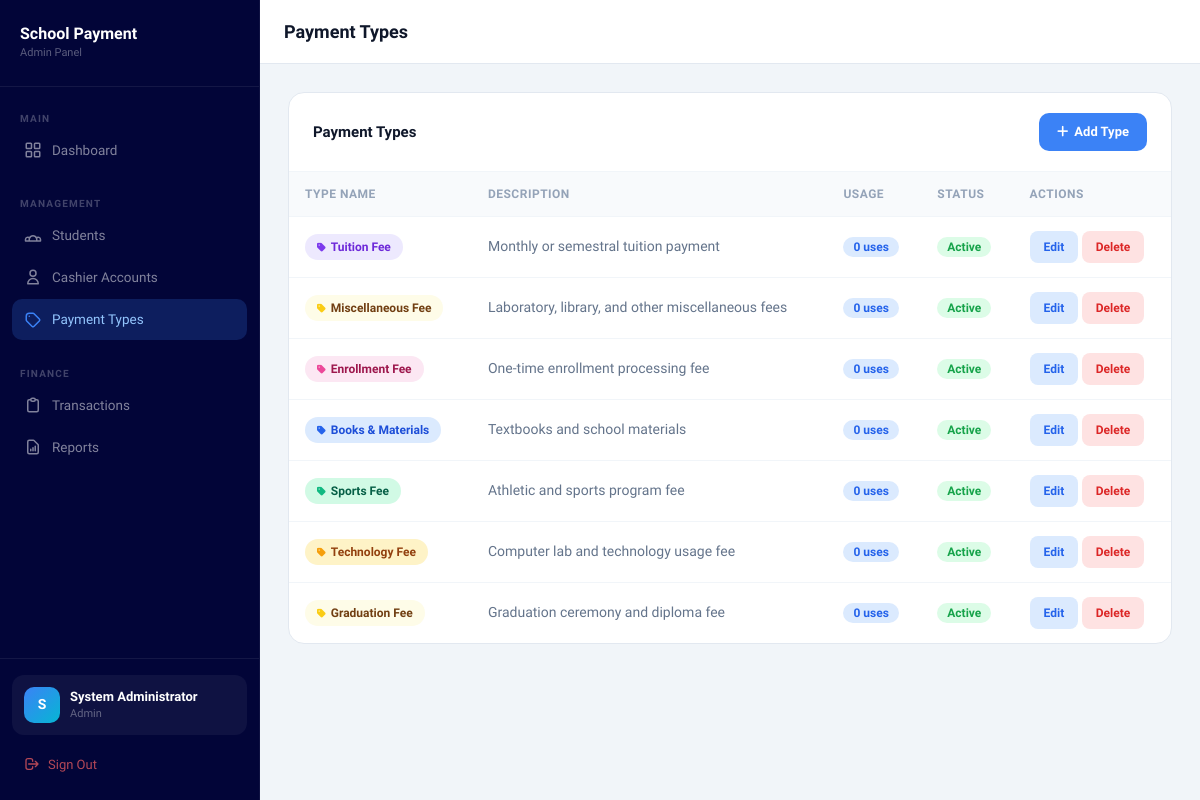
Screenshot of /admin/payment_types.php (signed in) with the database file from the repository.
### tables this page shows
CREATE TABLE IF NOT EXISTS payment_types (
    id INT AUTO_INCREMENT PRIMARY KEY,
    type_name VARCHAR(100) NOT NULL,
    description TEXT,
    status ENUM('active', 'inactive') DEFAULT 'active',
    created_at DATETIME DEFAULT CURRENT_TIMESTAMP
);

### admin/payment_types.php (the view, shortened to what this page needs)
<?php
require_once '../includes/db.php';
$page_title  = 'Payment Types';
$active_page = 'payment_types';
$types = $conn->query("SELECT pt.*, COUNT(t.id) as usage_count FROM payment_types pt LEFT JOIN transactions t ON t.payment_type_id = pt.id GROUP BY pt.id ORDER BY pt.created_at DESC");
$type_colors = [
    'Tuition Fee'       => ['bg'=>'#ede9fe','text'=>'#6d28d9','icon'=>'#7c3aed'],
    'Books & Materials' => ['bg'=>'#dbeafe','text'=>'#1d4ed8','icon'=>'#2563eb'],
    'Sports Fee'        => ['bg'=>'#d1fae5','text'=>'#065f46','icon'=>'#10b981'],
    'Technology Fee'    => ['bg'=>'#fef3c7','text'=>'#92400e','icon'=>'#f59e0b'],
    'Enrollment Fee'    => ['bg'=>'#fce7f3','text'=>'#9d174d','icon'=>'#ec4899'],
    'Miscellaneous'     => ['bg'=>'#e0f2fe','text'=>'#0369a1','icon'=>'#0ea5e9'],
    'Laboratory Fee'    => ['bg'=>'#fff1f2','text'=>'#9f1239','icon'=>'#f43f5e'],
    'Library Fee'       => ['bg'=>'#f0fdf4','text'=>'#14532d','icon'=>'#22c55e'],
    'Uniform Fee'       => ['bg'=>'#fff7ed','text'=>'#9a3412','icon'=>'#f97316'],
    'ID Fee'            => ['bg'=>'#f8fafc','text'=>'#334155','icon'=>'#64748b'],
];
$fallback_colors = [
    ['bg'=>'#f3e8ff','text'=>'#6b21a8','icon'=>'#a855f7'],
    ['bg'=>'#ffedd5','text'=>'#9a3412','icon'=>'#f97316'],
    ['bg'=>'#ecfdf5','text'=>'#065f46','icon'=>'#34d399'],
    ['bg'=>'#fdf2f8','text'=>'#831843','icon'=>'#e879f9'],
    ['bg'=>'#eff6ff','text'=>'#1e40af','icon'=>'#60a5fa'],
    ['bg'=>'#fefce8','text'=>'#713f12','icon'=>'#facc15'],
];
function getTypeColor($type_name, $type_colors, $fallback_colors) {
    if (isset($type_colors[$type_name])) return $type_colors[$type_name];
    return $fallback_colors[abs(crc32($type_name)) % count($fallback_colors)];
}
include 'layout_header.php';
?>
<div class="card">
    <div style="padding:20px 24px; border-bottom:1px solid #f1f5f9; display:flex; justify-content:space-between; align-items:center;">
        <h3 style="font-size:15px; font-weight:700; color:#0f172a; margin:0;">Payment Types</h3>
        <button class="btn-primary" onclick="openModal('addModal')">
            <i class="fa-solid fa-plus"></i> Add Type
        </button>
    </div>
    <div style="overflow-x:auto;">
        <table>
            <thead class="table-header">
                <tr>
                    <th>Type Name</th>
                    <th>Description</th>
                    <th>Usage</th>
                    <th>Status</th>
                    <th>Actions</th>
                </tr>
            </thead>
            <tbody>
                <?php while ($t = $types->fetch_assoc()):
                    $c = getTypeColor($t['type_name'], $type_colors, $fallback_colors);
                ?>
                <tr>
                    <td>
                        <span style="background:<?= $c['bg'] ?>; color:<?= $c['text'] ?>; padding:4px 12px; border-radius:20px; font-size:12px; font-weight:600; display:inline-flex; align-items:center; gap:5px; white-space:nowrap;">
                            <i class="fa-solid fa-tag" style="color:<?= $c['icon'] ?>; font-size:10px;"></i>
                            <?= htmlspecialchars($t['type_name']) ?>
                        </span>
                    </td>
                    <td style="color:#64748b;"><?= htmlspecialchars($t['description']) ?></td>
                    <td><span class="badge badge-info"><?= $t['usage_count'] ?> uses</span></td>
                    <td><span class="badge badge-<?= $t['status']==='active' ? 'success' : 'danger' ?>"><?= ucfirst($t['status']) ?></span></td>
                    <td>
                        <button class="btn-edit" onclick="editType(<?= htmlspecialchars(json_encode($t)) ?>)">Edit</button>
                        <form method="POST" style="display:inline;" onsubmit="return confirm('Delete this type?')">
                            <button type="submit" class="btn-danger">Delete</button>
                        </form>
                    </td>
                </tr>
                <?php endwhile; ?>
            </tbody>
        </table>
    </div>
</div>
<?php include 'layout_footer.php'; ?>

### admin/layout_header.php (shortened to what this page needs)
<!DOCTYPE html>
<html lang="en">
<head>
    <script src="https://cdn.tailwindcss.com"></script>
    <link rel="stylesheet" href="https://cdnjs.cloudflare.com/ajax/libs/font-awesome/6.5.0/css/all.min.css">
</head>
<body>
<aside class="sidebar" id="sidebar">
    <div class="sidebar-logo">
        <h1>School Payment</h1>
        <p>Admin Panel</p>
    </div>
    <nav class="flex-1 overflow-y-auto py-2">
        <div class="nav-section">
            <p class="nav-label">Main</p>
            <a href="dashboard.php" class="nav-item <?= ($active_page ?? '') === 'dashboard' ? 'active' : '' ?>" onclick="closeSidebar()">
                <svg class="nav-icon" fill="none" viewBox="0 0 24 24" stroke="currentColor" stroke-width="2">
                    <rect x="3" y="3" width="7" height="7" rx="1"/>
                    <rect x="14" y="3" width="7" height="7" rx="1"/>
                    <rect x="3" y="14" width="7" height="7" rx="1"/>
                    <rect x="14" y="14" width="7" height="7" rx="1"/>
                </svg>
                Dashboard
            </a>
        </div>
        <div class="nav-section">
            <p class="nav-label">Management</p>
            <a href="students.php" class="nav-item <?= ($active_page ?? '') === 'students' ? 'active' : '' ?>" onclick="closeSidebar()">
                Students
            </a>
            <a href="cashiers.php" class="nav-item <?= ($active_page ?? '') === 'cashiers' ? 'active' : '' ?>" onclick="closeSidebar()">
                <svg class="nav-icon" fill="none" viewBox="0 0 24 24" stroke="currentColor" stroke-width="2">
                    <path stroke-linecap="round" stroke-linejoin="round" d="M16 7a4 4 0 11-8 0 4 4 0 018 0zM12 14a7 7 0 00-7 7h14a7 7 0 00-7-7z"/>
                </svg>
                Cashier Accounts
            </a>
            <a href="payment_types.php" class="nav-item <?= ($active_page ?? '') === 'payment_types' ? 'active' : '' ?>" onclick="closeSidebar()">
                <svg class="nav-icon" fill="none" viewBox="0 0 24 24" stroke="currentColor" stroke-width="2">
                    <path stroke-linecap="round" stroke-linejoin="round" d="M7 7h.01M7 3h5c.512 0 1.024.195 1.414.586l7 7a2 2 0 010 2.828l-7 7a2 2 0 01-2.828 0l-7-7A2 2 0 013 12V7a4 4 0 014-4z"/>
                </svg>
                Payment Types
            </a>
        </div>
        <div class="nav-section">
            <p class="nav-label">Finance</p>
            <a href="transactions.php" class="nav-item <?= ($active_page ?? '') === 'transactions' ? 'active' : '' ?>" onclick="closeSidebar()">
                <svg class="nav-icon" fill="none" viewBox="0 0 24 24" stroke="currentColor" stroke-width="2">
                    <path stroke-linecap="round" stroke-linejoin="round" d="M9 5H7a2 2 0 00-2 2v12a2 2 0 002 2h10a2 2 0 002-2V7a2 2 0 00-2-2h-2M9 5a2 2 0 002 2h2a2 2 0 002-2M9 5a2 2 0 012-2h2a2 2 0 012 2"/>
                </svg>
                Transactions
            </a>
            <a href="reports.php" class="nav-item <?= ($active_page ?? '') === 'reports' ? 'active' : '' ?>" onclick="closeSidebar()">
                <svg class="nav-icon" fill="none" viewBox="0 0 24 24" stroke="currentColor" stroke-width="2">
                    <path stroke-linecap="round" stroke-linejoin="round" d="M9 17v-2m3 2v-4m3 4v-6m2 10H7a2 2 0 01-2-2V5a2 2 0 012-2h5.586a1 1 0 01.707.293l5.414 5.414a1 1 0 01.293.707V19a2 2 0 01-2 2z"/>
                </svg>
                Reports
            </a>
        </div>
    </nav>
    <div class="sidebar-footer">
        <div style="background:rgba(255,255,255,0.05); border-radius:12px; padding:12px; display:flex; align-items:center; gap:10px; margin-bottom:10px;">
            <div style="width:36px; height:36px; background:linear-gradient(135deg,#3b82f6,#06b6d4); border-radius:10px; display:flex; align-items:center; justify-content:center; flex-shrink:0;">
                <span style="color:white; font-weight:700; font-size:14px;">
                    <?= strtoupper(substr($_SESSION['full_name'] ?? 'A', 0, 1)) ?>
                </span>
            </div>
            <div style="overflow:hidden; flex:1;">
                <p style="color:#fff; font-size:13px; font-weight:600; margin:0; white-space:nowrap; overflow:hidden; text-overflow:ellipsis;">
                    <?= htmlspecialchars($_SESSION['full_name'] ?? 'Admin') ?>
                </p>
                <p style="color:rgba(255,255,255,0.35); font-size:11px; margin:0; text-transform:capitalize;">
                    <?= htmlspecialchars($_SESSION['role'] ?? '') ?>
                </p>
            </div>
        </div>
        <a href="../logout.php"
           style="display:flex; align-items:center; gap:8px; padding:10px 12px; border-radius:10px; color:rgba(255,100,100,0.7); font-size:13px; font-weight:500; text-decoration:none; transition:all 0.15s;"
           onmouseover="this.style.background='rgba(239,68,68,0.1)'; this.style.color='#f87171'"
           onmouseout="this.style.background=''; this.style.color='rgba(255,100,100,0.7)'">
            <svg width="16" height="16" fill="none" viewBox="0 0 24 24" stroke="currentColor" stroke-width="2">
                <path stroke-linecap="round" stroke-linejoin="round" d="M17 16l4-4m0 0l-4-4m4 4H7m6 4v1a3 3 0 01-3 3H6a3 3 0 01-3-3V7a3 3 0 013-3h4a3 3 0 013 3v1"/>
            </svg>
            Sign Out
        </a>
    </div>
</aside>
<main class="main-content">
    <div class="topbar">
        <div style="display:flex; align-items:center; gap:12px;">
            <h2 style="font-size:18px; font-weight:700; color:#0f172a; margin:0;">
                <?= htmlspecialchars($page_title ?? 'Dashboard') ?>
            </h2>
        </div>
    </div>
    <div class="page-area">

### admin/layout_footer.php
</div>
</main>
</body>
</html>

### admin/layout_header.php (style rules this page uses)
* { font-family: 'Plus Jakarta Sans', sans-serif; }
:root { --sidebar-bg: #020538; --sidebar-width: 260px; --header-h: 64px; --accent: #3b82f6; }
body { background: #f1f5f9; margin: 0; }
.sidebar { width: var(--sidebar-width); background: var(--sidebar-bg); height: 100vh; position: fixed; left: 0; top: 0; display: flex; flex-direction: column; z-index: 300; border-right: 1px solid rgba(255,255,255,0.05); transition: transform 0.28s cubic-bezier(0.4,0,0.2,1); }
.sidebar-logo { padding: 24px 20px; border-bottom: 1px solid rgba(255,255,255,0.07); }
.sidebar-logo h1 { color: #fff; font-weight: 800; font-size: 16px; line-height: 1.2; margin: 0; }
.sidebar-logo p { color: rgba(255,255,255,0.35); font-size: 11px; margin: 2px 0 0; }
.nav-section { padding: 16px 12px 8px; }
.nav-label { color: rgba(255,255,255,0.25); font-size: 10px; font-weight: 700; letter-spacing: 1.2px; text-transform: uppercase; padding: 0 8px; margin-bottom: 4px; }
.nav-item { display: flex; align-items: center; gap: 10px; padding: 10px 12px; border-radius: 10px; color: rgba(255,255,255,0.5); text-decoration: none; font-size: 13.5px; font-weight: 500; transition: all 0.15s; margin-bottom: 2px; }
.nav-item.active { background: rgba(59,130,246,0.2); color: #93c5fd; }
.nav-item.active .nav-icon { color: #3b82f6; }
.nav-icon { width: 18px; height: 18px; flex-shrink: 0; }
.sidebar-footer { margin-top: auto; padding: 16px 12px; border-top: 1px solid rgba(255,255,255,0.07); }
.main-content { margin-left: var(--sidebar-width); min-height: 100vh; transition: margin-left 0.28s cubic-bezier(0.4,0,0.2,1); }
.topbar { height: var(--header-h); background: #fff; border-bottom: 1px solid #e2e8f0; display: flex; align-items: center; padding: 0 24px; justify-content: space-between; position: sticky; top: 0; z-index: 50; gap: 12px; }
.page-area { padding: 28px; }
.card { background: #fff; border-radius: 16px; border: 1px solid #e2e8f0; }
.table-header { background: #f8fafc; }
table { width: 100%; border-collapse: collapse; }
th { padding: 13px 16px; text-align: left; font-size: 12px; font-weight: 700; color: #94a3b8; letter-spacing: 0.5px; text-transform: uppercase; }
td { padding: 14px 16px; font-size: 14px; color: #334155; border-top: 1px solid #f1f5f9; }
.badge { padding: 3px 10px; border-radius: 20px; font-size: 12px; font-weight: 600; }
.badge-success { background: #dcfce7; color: #16a34a; }
.badge-info { background: #dbeafe; color: #2563eb; }
.btn-primary { background: #3b82f6; color: #fff; padding: 9px 18px; border-radius: 10px; font-weight: 600; font-size: 13px; border: none; cursor: pointer; display: inline-flex; align-items: center; gap: 6px; transition: all 0.15s; text-decoration: none; }
.btn-danger { background: #fee2e2; color: #dc2626; padding: 7px 14px; border-radius: 8px; font-weight: 600; font-size: 12px; border: none; cursor: pointer; transition: all 0.15s; }
.btn-edit { background: #dbeafe; color: #2563eb; padding: 7px 14px; border-radius: 8px; font-weight: 600; font-size: 12px; border: none; cursor: pointer; transition: all 0.15s; }

### rows the page displays
payment_types: type_name "Tuition Fee", description "Monthly or semestral tuition payment", usage_count "0", status "Active"
payment_types: type_name "Miscellaneous Fee", description "Laboratory, library, and other miscellaneous fees", usage_count "0", status "Active"
payment_types: type_name "Enrollment Fee", description "One-time enrollment processing fee", usage_count "0", status "Active"
payment_types: type_name "Books & Materials", description "Textbooks and school materials", usage_count "0", status "Active"
payment_types: type_name "Sports Fee", description "Athletic and sports program fee", usage_count "0", status "Active"
payment_types: type_name "Technology Fee", description "Computer lab and technology usage fee", usage_count "0", status "Active"
payment_types: type_name "Graduation Fee", description "Graduation ceremony and diploma fee", usage_count "0", status "Active"

### other values shown
substr($_SESSION['full_name'] ?? 'A', 0, 1) "S"
$_SESSION['full_name'] "System Administrator"
$_SESSION['role'] "Admin"
$page_title "Payment Types"
